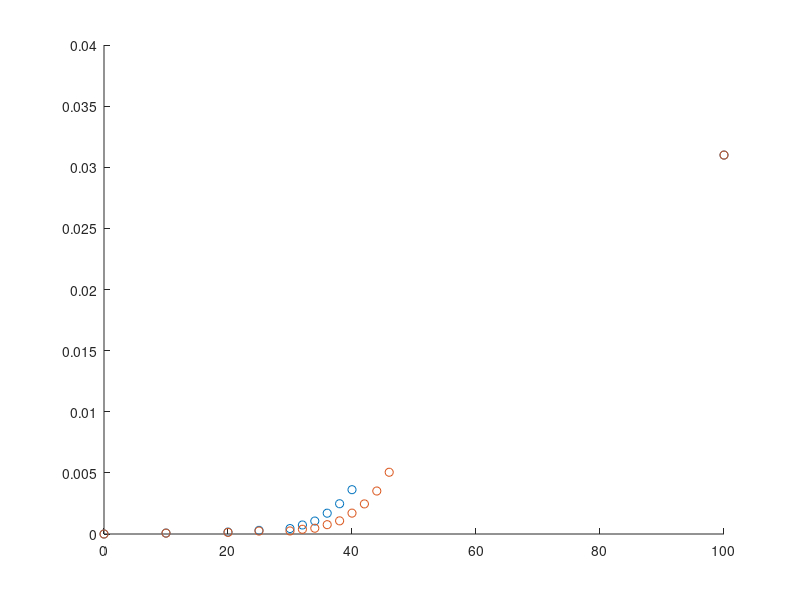

Write the MATLAB code that produced this figure. (Note: this script raises an error after producing the figure.)

eV_per_wavenumber = 1/8065.54429;

data_in = load('iodine_atom_binding_potential_andi_hauser_email');
data_in2 = load('iodine_atom_binding_potential_andi_hauser_email2.mat')

R1 = [data_in.radius; 100];
E1 = data_in.temperature;
E1 = [E1; E1(end) + 250];
E1 = E1 - min(E1);

R2 = [data_in2.R; 100];
E2 = data_in2.E;
E2 = [E2; E2(end)+250];
E2 = E2 - min(E2);

scatter(R1, E1*eV_per_wavenumber);
hold on
scatter(R2, E2*eV_per_wavenumber);

beta = nlinfit(R2, E2*eV_per_wavenumber, @droplet_potential, [20,5,0.03]);
plot(min(R2):0.1:max(R2), droplet_potential(beta, min(R2):0.1:max(R2)));
